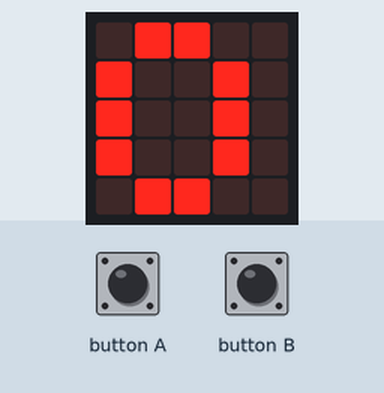
The program below on a simulated BBC micro:bit (MakeCode). Shown: the board's 5×5 LED display. The inputs (shaded band) are chosen by the test bench.

Above: at 1.9 s.
2.0 s: button A pressed for 0.15 s
At 2.9 s:
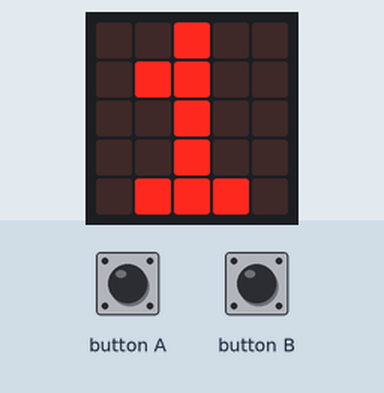
3.6 s: button A pressed for 0.15 s
At 4.1 s:
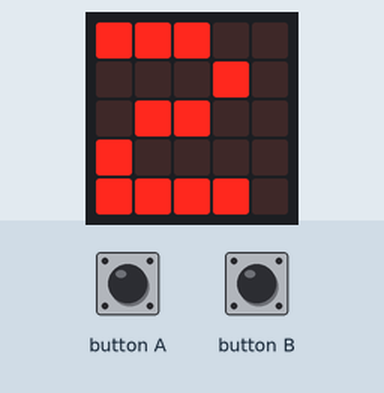
Timing chart, 0 to 6.6 s (numbered marks = the images above; inputs shaded):
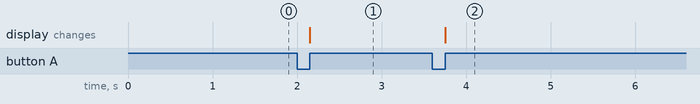

Measured:
- after the input at 2.0 s, the display: changes after 0.15 s (image 1)
- after the input at 3.6 s, the display: changes after 0.15 s (image 2)

The program:

main.ts
```typescript
/**
 * Voici quelques suggestions:
 *
 * Tu peux modifier ce code pour partir d'une valeur fixe et faire diminuer le décompte.
 *
 * Ajoute un beep à chaque fois que ton nombre change.
 */
input.onButtonPressed(Button.A, function () {
    nombre += 1
    basic.showNumber(nombre)
})
input.onButtonPressed(Button.B, function () {
    nombre = 0
    basic.showNumber(nombre)
})
let nombre = 0
basic.showNumber(0)
nombre = 0
```

test.ts
```typescript
// les tests vont ici ; cela ne sera pas compilé si ce paquet est utilisé en tant qu'extension.
```
